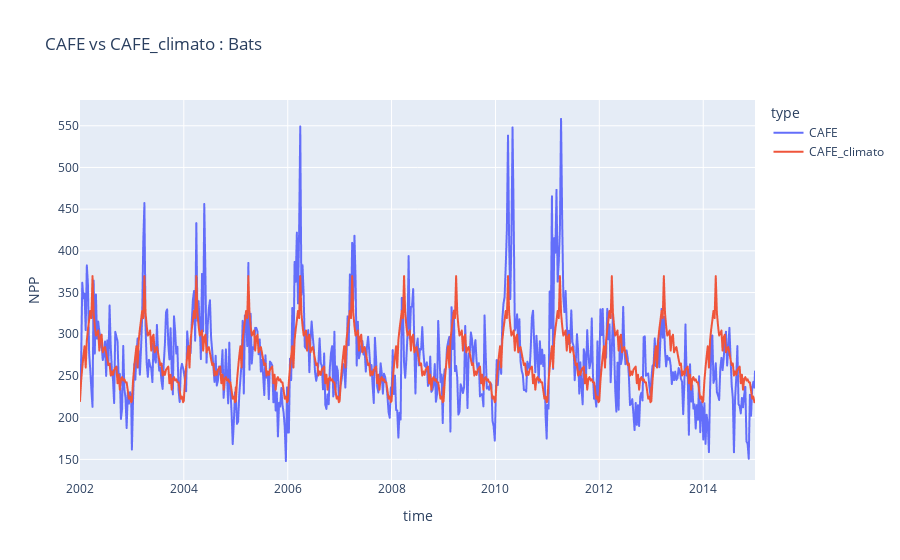

The notebook cell saved with this chart:
### Code cell
px.line(table_cafe, x="time", y="NPP", color="type", title=f"CAFE vs CAFE_climato : {station}")

### Figure 1 — Plotly figure (JSON) as saved in the notebook; plotly's stock layout.template omitted (floating-point values rounded to 4 significant figures; data arrays with more than 128 entries replaced by an {"elided": "..."} marker saying what was removed)
{"data": [{"hovertemplate": "type=CAFE<br>time=%{x}<br>NPP=%{y}<extra></extra>", "legendgroup": "CAFE", "line": {"color": "#636efa", "dash": "solid"}, "marker": {"symbol": "circle"}, "mode": "lines", "name": "CAFE", "showlegend": true, "type": "scattergl", "x": {"elided": "4748 str values"}, "xaxis": "x", "y": {"elided": "4748 float values"}, "yaxis": "y"}, {"hovertemplate": "type=CAFE_climato<br>time=%{x}<br>NPP=%{y}<extra></extra>", "legendgroup": "CAFE_climato", "line": {"color": "#EF553B", "dash": "solid"}, "marker": {"symbol": "circle"}, "mode": "lines", "name": "CAFE_climato", "showlegend": true, "type": "scattergl", "x": {"elided": "4748 str values"}, "xaxis": "x", "y": {"elided": "4748 float values"}, "yaxis": "y"}], "layout": {"legend": {"title": {"text": "type"}, "tracegroupgap": 0}, "title": {"text": "CAFE vs CAFE_climato : Bats"}, "xaxis": {"anchor": "y", "domain": [0, 1], "title": {"text": "time"}}, "yaxis": {"anchor": "x", "domain": [0, 1], "title": {"text": "NPP"}}}}
